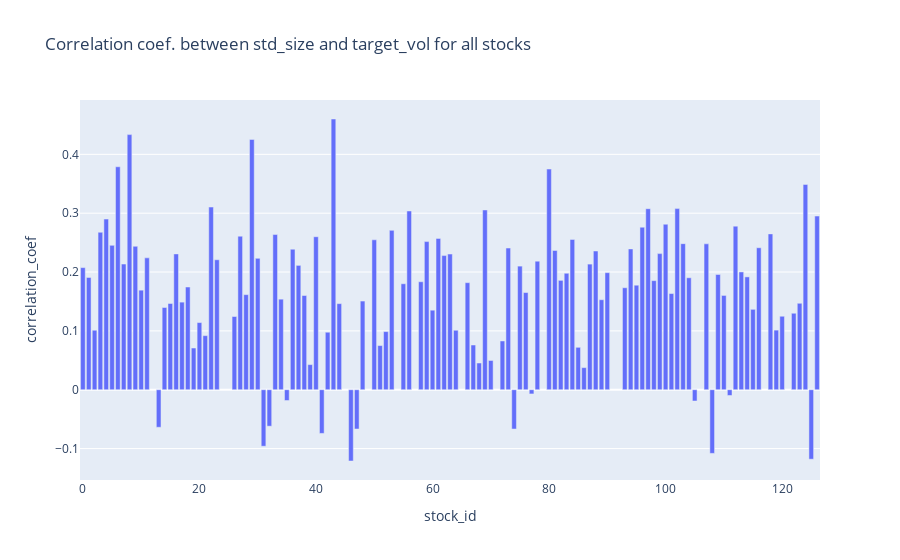
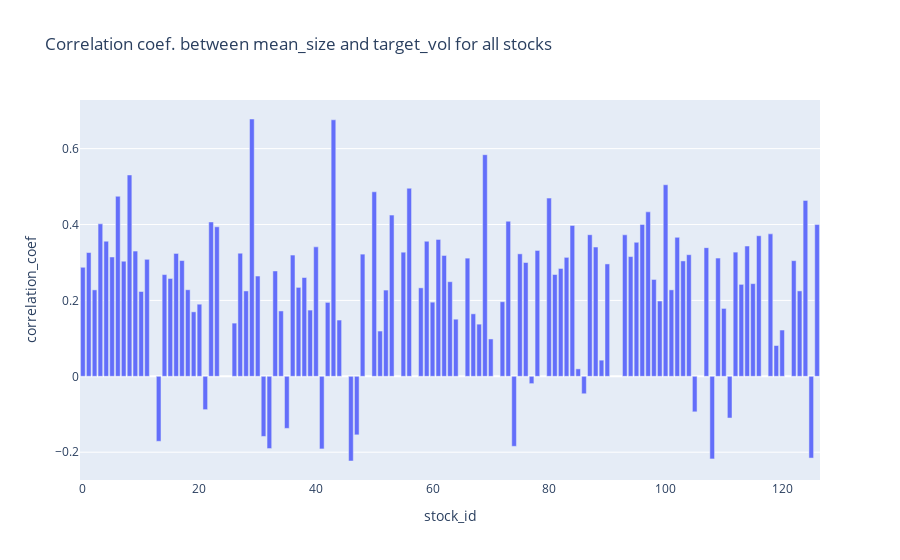

Source (notebook cell) for these figures, in order:
### Code cell
## plot all stocks correlation coefficiceints together
coef_df=pd.DataFrame({'stock_id':std_size_n_target_vol_corr_coef.keys(),'correlation_coef':std_size_n_target_vol_corr_coef.values()})
fig = px.bar(coef_df, x='stock_id',y='correlation_coef',title="Correlation coef. between " + str(std_size_n_target_vol_df.columns[0]) + " and " + str(std_size_n_target_vol_df.columns[1])+ " for all stocks")
fig.show()

## plot all stocks correlation coefficiceints together
coef_df=pd.DataFrame({'stock_id':mean_size_n_target_vol_corr_coef.keys(),'correlation_coef':mean_size_n_target_vol_corr_coef.values()})
fig1 =px.bar(coef_df, x='stock_id',y='correlation_coef',title="Correlation coef. between " + str(mean_size_n_target_vol_df.columns[0]) + " and " + str(mean_size_n_target_vol_df.columns[1])+ " for all stocks")
fig1.show()

### Figure 1 — Plotly figure (JSON) as saved in the notebook; plotly's stock layout.template omitted (floating-point values rounded to 4 significant figures)
{"data": [{"alignmentgroup": "True", "hovertemplate": "stock_id=%{x}<br>correlation_coef=%{y}<extra></extra>", "legendgroup": "", "marker": {"color": "#636efa", "pattern": {"shape": ""}}, "name": "", "offsetgroup": "", "orientation": "v", "showlegend": false, "textposition": "auto", "type": "bar", "x": [0, 1, 10, 100, 101, 102, 103, 104, 105, 107, 108, 109, 11, 110, 111, 112, 113, 114, 115, 116, 118, 119, 120, 122, 123, 124, 125, 126, 13, 14, 15, 16, 17, 18, 19, 2, 20, 21, 22, 23, 26, 27, 28, 29, 3, 30, 31, 32, 33, 34, 35, 36, 37, 38, 39, 4, 40, 41, 42, 43, 44, 46, 47, 48, 5, 50, 51, 52, 53, 55, 56, 58, 59, 6, 60, 61, 62, 63, 64, 66, 67, 68, 69, 7, 70, 72, 73, 74, 75, 76, 77, 78, 8, 80, 81, 82, 83, 84, 85, 86, 87, 88, 89, 9, 90, 93, 94, 95, 96, 97, 98, 99], "xaxis": "x", "y": [0.2075, 0.1908, 0.1692, 0.2813, 0.1634, 0.3078, 0.2482, 0.1903, -0.01915, 0.2479, -0.1082, 0.1958, 0.2241, 0.1602, -0.009747, 0.278, 0.2002, 0.1918, 0.1366, 0.2413, 0.2649, 0.1013, 0.1249, 0.13, 0.1469, 0.3489, -0.1181, 0.2952, -0.06381, 0.1398, 0.1466, 0.2308, 0.1489, 0.1746, 0.07087, 0.1011, 0.1141, 0.0919, 0.3104, 0.2209, 0.1244, 0.2609, 0.1616, 0.4253, 0.2676, 0.2233, -0.09602, -0.06195, 0.2637, 0.1539, -0.01831, 0.2388, 0.2113, 0.1601, 0.0427, 0.29, 0.26, -0.07422, 0.09772, 0.4601, 0.1463, -0.1211, -0.06679, 0.1507, 0.2453, 0.2548, 0.07505, 0.09881, 0.2708, 0.1801, 0.3038, 0.1835, 0.2518, 0.3789, 0.1352, 0.2572, 0.228, 0.2306, 0.1011, 0.1819, 0.076, 0.04541, 0.3055, 0.2136, 0.04972, 0.08285, 0.2407, -0.0668, 0.2101, 0.1651, -0.007148, 0.2185, 0.4335, 0.375, 0.2367, 0.1859, 0.1979, 0.2554, 0.07208, 0.03755, 0.2135, 0.2357, 0.153, 0.2437, 0.1989, 0.1733, 0.2393, 0.1776, 0.2762, 0.3076, 0.1854, 0.2313], "yaxis": "y"}], "layout": {"barmode": "relative", "legend": {"tracegroupgap": 0}, "title": {"text": "Correlation coef. between std_size and target_vol for all stocks"}, "xaxis": {"anchor": "y", "domain": [0, 1], "title": {"text": "stock_id"}}, "yaxis": {"anchor": "x", "domain": [0, 1], "title": {"text": "correlation_coef"}}}}

### Figure 2 — Plotly figure (JSON) as saved in the notebook; plotly's stock layout.template omitted (floating-point values rounded to 4 significant figures)
{"data": [{"alignmentgroup": "True", "hovertemplate": "stock_id=%{x}<br>correlation_coef=%{y}<extra></extra>", "legendgroup": "", "marker": {"color": "#636efa", "pattern": {"shape": ""}}, "name": "", "offsetgroup": "", "orientation": "v", "showlegend": false, "textposition": "auto", "type": "bar", "x": [0, 1, 10, 100, 101, 102, 103, 104, 105, 107, 108, 109, 11, 110, 111, 112, 113, 114, 115, 116, 118, 119, 120, 122, 123, 124, 125, 126, 13, 14, 15, 16, 17, 18, 19, 2, 20, 21, 22, 23, 26, 27, 28, 29, 3, 30, 31, 32, 33, 34, 35, 36, 37, 38, 39, 4, 40, 41, 42, 43, 44, 46, 47, 48, 5, 50, 51, 52, 53, 55, 56, 58, 59, 6, 60, 61, 62, 63, 64, 66, 67, 68, 69, 7, 70, 72, 73, 74, 75, 76, 77, 78, 8, 80, 81, 82, 83, 84, 85, 86, 87, 88, 89, 9, 90, 93, 94, 95, 96, 97, 98, 99], "xaxis": "x", "y": [0.2874, 0.3261, 0.2235, 0.5048, 0.2278, 0.3662, 0.3041, 0.3205, -0.09368, 0.3391, -0.2178, 0.3116, 0.3083, 0.1789, -0.11, 0.3273, 0.2423, 0.3433, 0.2442, 0.3704, 0.3754, 0.08109, 0.1219, 0.3048, 0.225, 0.4636, -0.2155, 0.3999, -0.1714, 0.2681, 0.2578, 0.3238, 0.305, 0.2281, 0.1699, 0.2278, 0.19, -0.08787, 0.4068, 0.394, 0.1402, 0.3244, 0.2249, 0.6781, 0.4017, 0.2643, -0.1585, -0.1904, 0.2776, 0.1722, -0.1373, 0.3195, 0.2343, 0.2603, 0.1745, 0.3561, 0.3412, -0.1914, 0.1948, 0.676, 0.1483, -0.2232, -0.1543, 0.322, 0.3145, 0.4863, 0.1193, 0.2272, 0.4248, 0.3271, 0.4956, 0.2331, 0.3559, 0.4744, 0.1954, 0.3608, 0.3184, 0.2493, 0.1505, 0.3114, 0.1647, 0.1374, 0.584, 0.3033, 0.09841, 0.1965, 0.4087, -0.1846, 0.3228, 0.2999, -0.01931, 0.3317, 0.5306, 0.4696, 0.2683, 0.2842, 0.3135, 0.3976, 0.01961, -0.04603, 0.3731, 0.3406, 0.04255, 0.3301, 0.2962, 0.3729, 0.3155, 0.3531, 0.4002, 0.4334, 0.2553, 0.1984], "yaxis": "y"}], "layout": {"barmode": "relative", "legend": {"tracegroupgap": 0}, "title": {"text": "Correlation coef. between mean_size and target_vol for all stocks"}, "xaxis": {"anchor": "y", "domain": [0, 1], "title": {"text": "stock_id"}}, "yaxis": {"anchor": "x", "domain": [0, 1], "title": {"text": "correlation_coef"}}}}
